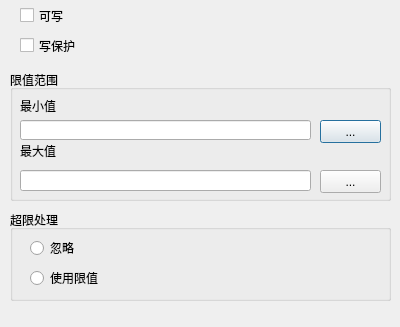
<?xml version="1.0" encoding="UTF-8"?>
<ui version="4.0">
 <class>CVariableWriteProtectDialog</class>
 <widget class="QDialog" name="CVariableWriteProtectDialog">
  <property name="geometry">
   <rect>
    <x>0</x>
    <y>0</y>
    <width>400</width>
    <height>327</height>
   </rect>
  </property>
  <property name="windowTitle">
   <string>Dialog</string>
  </property>
  <widget class="QCheckBox" name="enableWriteCheckBox">
   <property name="geometry">
    <rect>
     <x>20</x>
     <y>0</y>
     <width>361</width>
     <height>31</height>
    </rect>
   </property>
   <property name="text">
    <string>可写</string>
   </property>
  </widget>
  <widget class="QGroupBox" name="groupBox">
   <property name="geometry">
    <rect>
     <x>10</x>
     <y>70</y>
     <width>381</width>
     <height>131</height>
    </rect>
   </property>
   <property name="title">
    <string>限值范围</string>
   </property>
   <widget class="QLineEdit" name="minValueEdit">
    <property name="geometry">
     <rect>
      <x>10</x>
      <y>50</y>
      <width>291</width>
      <height>20</height>
     </rect>
    </property>
   </widget>
   <widget class="QLabel" name="label">
    <property name="geometry">
     <rect>
      <x>10</x>
      <y>20</y>
      <width>361</width>
      <height>31</height>
     </rect>
    </property>
    <property name="text">
     <string>最小值</string>
    </property>
   </widget>
   <widget class="QLabel" name="label_2">
    <property name="geometry">
     <rect>
      <x>10</x>
      <y>70</y>
      <width>351</width>
      <height>21</height>
     </rect>
    </property>
    <property name="text">
     <string>最大值</string>
    </property>
   </widget>
   <widget class="QLineEdit" name="maxValueEdit">
    <property name="geometry">
     <rect>
      <x>10</x>
      <y>100</y>
      <width>291</width>
      <height>21</height>
     </rect>
    </property>
   </widget>
   <widget class="QPushButton" name="expressButton1">
    <property name="geometry">
     <rect>
      <x>310</x>
      <y>50</y>
      <width>61</width>
      <height>23</height>
     </rect>
    </property>
    <property name="text">
     <string>...</string>
    </property>
   </widget>
   <widget class="QPushButton" name="expressButton2">
    <property name="geometry">
     <rect>
      <x>310</x>
      <y>100</y>
      <width>61</width>
      <height>23</height>
     </rect>
    </property>
    <property name="text">
     <string>...</string>
    </property>
   </widget>
  </widget>
  <widget class="QGroupBox" name="groupBox_2">
   <property name="geometry">
    <rect>
     <x>10</x>
     <y>210</y>
     <width>381</width>
     <height>91</height>
    </rect>
   </property>
   <property name="title">
    <string>超限处理</string>
   </property>
   <widget class="QRadioButton" name="proectTypeRadioButton0">
    <property name="geometry">
     <rect>
      <x>20</x>
      <y>30</y>
      <width>331</width>
      <height>16</height>
     </rect>
    </property>
    <property name="text">
     <string>忽略</string>
    </property>
   </widget>
   <widget class="QRadioButton" name="proectTypeRadioButton1">
    <property name="geometry">
     <rect>
      <x>20</x>
      <y>60</y>
      <width>331</width>
      <height>16</height>
     </rect>
    </property>
    <property name="text">
     <string>使用限值</string>
    </property>
   </widget>
  </widget>
  <widget class="QCheckBox" name="enableWriteProtectCheckBox">
   <property name="geometry">
    <rect>
     <x>20</x>
     <y>30</y>
     <width>361</width>
     <height>31</height>
    </rect>
   </property>
   <property name="text">
    <string>写保护</string>
   </property>
  </widget>
 </widget>
 <resources/>
 <connections/>
</ui>
